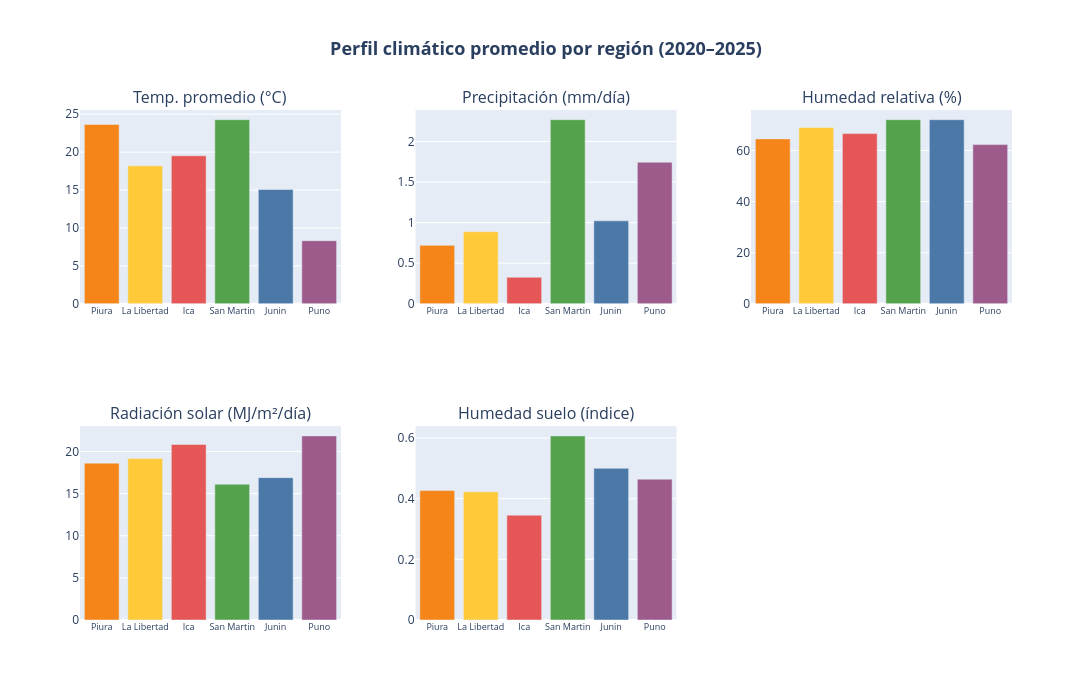
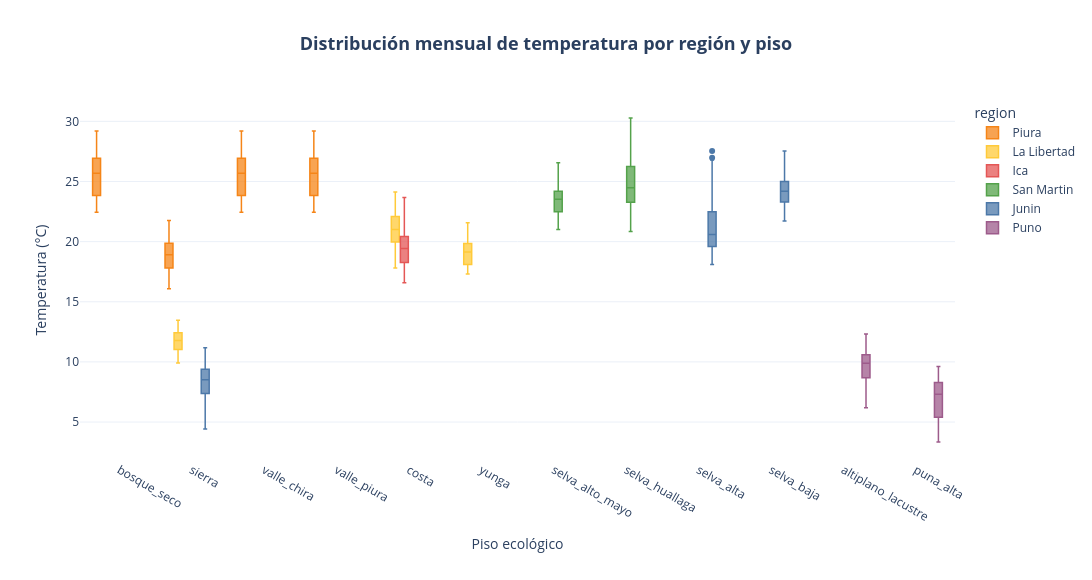

The notebook cell saved with these charts, in order:
### Markdown cell above
## 4. Perfil climático y variabilidad térmica por región

Medias 2020–2025 agregadas a nivel región (no por unidad, para evitar saturación visual).

### Code cell
from plotly.subplots import make_subplots

clima_region = (
    df.groupby("region", observed=True)[CLIMA_EDA].mean()
    .reset_index()
    .melt(id_vars="region", var_name="variable", value_name="valor")
)

# Subplot explicito (no facet de px): temp/precip/humedad/radiacion/suelo tienen
# unidades y escalas muy distintas (ej. humedad_relativa ~80 vs precipitacion ~0.5);
# cada panel es una variable con su propio eje x (region) e y (su unidad), para
# que cada mini-grafico se lea solo, con titulo y ejes propios.
NOMBRES_CLIMA = {
    "temp_promedio": "Temp. promedio (°C)",
    "precipitacion": "Precipitación (mm/día)",
    "humedad_relativa": "Humedad relativa (%)",
    "radiacion_solar": "Radiación solar (MJ/m²/día)",
    "humedad_suelo": "Humedad suelo (índice)",
}
clima_region["variable"] = clima_region["variable"].map(NOMBRES_CLIMA)
variables_clima = list(NOMBRES_CLIMA.values())

ncols = 3
nrows = -(-len(variables_clima) // ncols)
fig = make_subplots(rows=nrows, cols=ncols, subplot_titles=variables_clima,
                     horizontal_spacing=0.08, vertical_spacing=0.24)
for i, var_nombre in enumerate(variables_clima):
    sub = (clima_region[clima_region["variable"] == var_nombre]
           .set_index("region").reindex(REGION_ORDER))
    row, col = i // ncols + 1, i % ncols + 1
    fig.add_trace(
        go.Bar(x=REGION_ORDER, y=sub["valor"],
               marker_color=[REGION_COLORS[r] for r in REGION_ORDER], showlegend=False),
        row=row, col=col,
    )
fig.update_xaxes(tickangle=0, tickfont=dict(size=9))
fig.update_layout(
    title=titulo_centrado("Perfil climático promedio por región (2020–2025)"),
    width=1300, height=700, margin=dict(t=110),
)
guardar(fig, "eda_regional_perfil_climatico")
fig.show()

# x = piso (sin facet) para no multiplicar paneles y evitar etiquetas superpuestas
fig = px.box(
    df, x="piso_ecologico", y="temp_promedio", color="region", boxmode="group",
    color_discrete_map=REGION_COLORS, category_orders={"region": REGION_ORDER},
    labels={"piso_ecologico": "Piso ecológico", "temp_promedio": "Temperatura (°C)"},
)
# por defecto Plotly rellena las cajas con una version mas tenue del color de linea;
# se fija fillcolor explicito para que tengan el mismo peso visual que las barras
# de los demas graficos (misma paleta REGION_COLORS, ya no solo el contorno).
for trace in fig.data:
    trace.fillcolor = hex_a_rgba(trace.marker.color, 0.75)
    trace.line = dict(color=trace.marker.color, width=1.5)
fig.update_layout(
    title=titulo_centrado("Distribución mensual de temperatura por región y piso"),
    margin=dict(b=120, t=100), width=1300, height=580,
    boxgap=0.25, boxgroupgap=0.12,
)
fig.update_xaxes(tickangle=30)
guardar(fig, "eda_regional_boxplot_temp")
fig.show()

### Figure 1 — Plotly figure (JSON) as saved in the notebook; plotly's stock layout.template omitted (floating-point values rounded to 4 significant figures)
{"data": [{"marker": {"color": ["#F58518", "#FFCA3A", "#E45756", "#54A24B", "#4C78A8", "#9D5B8B"]}, "showlegend": false, "type": "bar", "x": ["Piura", "La Libertad", "Ica", "San Martin", "Junin", "Puno"], "xaxis": "x", "y": [23.65, 18.18, 19.51, 24.27, 15.07, 8.318], "yaxis": "y"}, {"marker": {"color": ["#F58518", "#FFCA3A", "#E45756", "#54A24B", "#4C78A8", "#9D5B8B"]}, "showlegend": false, "type": "bar", "x": ["Piura", "La Libertad", "Ica", "San Martin", "Junin", "Puno"], "xaxis": "x2", "y": [0.72, 0.8883, 0.3271, 2.268, 1.022, 1.744], "yaxis": "y2"}, {"marker": {"color": ["#F58518", "#FFCA3A", "#E45756", "#54A24B", "#4C78A8", "#9D5B8B"]}, "showlegend": false, "type": "bar", "x": ["Piura", "La Libertad", "Ica", "San Martin", "Junin", "Puno"], "xaxis": "x3", "y": [64.53, 68.98, 66.59, 72.04, 72.04, 62.3], "yaxis": "y3"}, {"marker": {"color": ["#F58518", "#FFCA3A", "#E45756", "#54A24B", "#4C78A8", "#9D5B8B"]}, "showlegend": false, "type": "bar", "x": ["Piura", "La Libertad", "Ica", "San Martin", "Junin", "Puno"], "xaxis": "x4", "y": [18.61, 19.15, 20.83, 16.12, 16.89, 21.84], "yaxis": "y4"}, {"marker": {"color": ["#F58518", "#FFCA3A", "#E45756", "#54A24B", "#4C78A8", "#9D5B8B"]}, "showlegend": false, "type": "bar", "x": ["Piura", "La Libertad", "Ica", "San Martin", "Junin", "Puno"], "xaxis": "x5", "y": [0.4266, 0.4226, 0.3456, 0.607, 0.5001, 0.4644], "yaxis": "y5"}], "layout": {"annotations": [{"font": {"size": 16}, "showarrow": false, "text": "Temp. promedio (°C)", "x": 0.14, "xanchor": "center", "xref": "paper", "y": 1.0, "yanchor": "bottom", "yref": "paper"}, {"font": {"size": 16}, "showarrow": false, "text": "Precipitación (mm/día)", "x": 0.5, "xanchor": "center", "xref": "paper", "y": 1.0, "yanchor": "bottom", "yref": "paper"}, {"font": {"size": 16}, "showarrow": false, "text": "Humedad relativa (%)", "x": 0.86, "xanchor": "center", "xref": "paper", "y": 1.0, "yanchor": "bottom", "yref": "paper"}, {"font": {"size": 16}, "showarrow": false, "text": "Radiación solar (MJ/m²/día)", "x": 0.14, "xanchor": "center", "xref": "paper", "y": 0.38, "yanchor": "bottom", "yref": "paper"}, {"font": {"size": 16}, "showarrow": false, "text": "Humedad suelo (índice)", "x": 0.5, "xanchor": "center", "xref": "paper", "y": 0.38, "yanchor": "bottom", "yref": "paper"}], "height": 700, "margin": {"t": 110}, "title": {"font": {"size": 18}, "text": "<b>Perfil climático promedio por región (2020–2025)</b>", "x": 0.5, "xanchor": "center"}, "width": 1300, "xaxis": {"anchor": "y", "domain": [0.0, 0.28], "tickangle": 0, "tickfont": {"size": 9}}, "xaxis2": {"anchor": "y2", "domain": [0.36, 0.64], "tickangle": 0, "tickfont": {"size": 9}}, "xaxis3": {"anchor": "y3", "domain": [0.72, 1.0], "tickangle": 0, "tickfont": {"size": 9}}, "xaxis4": {"anchor": "y4", "domain": [0.0, 0.28], "tickangle": 0, "tickfont": {"size": 9}}, "xaxis5": {"anchor": "y5", "domain": [0.36, 0.64], "tickangle": 0, "tickfont": {"size": 9}}, "xaxis6": {"anchor": "y6", "domain": [0.72, 1.0], "tickangle": 0, "tickfont": {"size": 9}}, "yaxis": {"anchor": "x", "domain": [0.62, 1.0]}, "yaxis2": {"anchor": "x2", "domain": [0.62, 1.0]}, "yaxis3": {"anchor": "x3", "domain": [0.62, 1.0]}, "yaxis4": {"anchor": "x4", "domain": [0.0, 0.38]}, "yaxis5": {"anchor": "x5", "domain": [0.0, 0.38]}, "yaxis6": {"anchor": "x6", "domain": [0.0, 0.38]}}}

### Figure 2 — Plotly figure (JSON) as saved in the notebook; plotly's stock layout.template omitted (floating-point values rounded to 4 significant figures; data arrays with more than 128 entries replaced by an {"elided": "..."} marker saying what was removed)
{"data": [{"alignmentgroup": "True", "fillcolor": "rgba(245,133,24,0.75)", "hovertemplate": "region=Piura<br>Piso ecológico=%{x}<br>Temperatura (°C)=%{y}<extra></extra>", "legendgroup": "Piura", "line": {"color": "#F58518", "width": 1.5}, "marker": {"color": "#F58518"}, "name": "Piura", "notched": false, "offsetgroup": "Piura", "orientation": "v", "showlegend": true, "type": "box", "x": {"elided": "504 str values"}, "x0": " ", "xaxis": "x", "y": {"elided": "504 float values"}, "y0": " ", "yaxis": "y"}, {"alignmentgroup": "True", "fillcolor": "rgba(255,202,58,0.75)", "hovertemplate": "region=La Libertad<br>Piso ecológico=%{x}<br>Temperatura (°C)=%{y}<extra></extra>", "legendgroup": "La Libertad", "line": {"color": "#FFCA3A", "width": 1.5}, "marker": {"color": "#FFCA3A"}, "name": "La Libertad", "notched": false, "offsetgroup": "La Libertad", "orientation": "v", "showlegend": true, "type": "box", "x": {"elided": "288 str values"}, "x0": " ", "xaxis": "x", "y": {"elided": "288 float values"}, "y0": " ", "yaxis": "y"}, {"alignmentgroup": "True", "fillcolor": "rgba(228,87,86,0.75)", "hovertemplate": "region=Ica<br>Piso ecológico=%{x}<br>Temperatura (°C)=%{y}<extra></extra>", "legendgroup": "Ica", "line": {"color": "#E45756", "width": 1.5}, "marker": {"color": "#E45756"}, "name": "Ica", "notched": false, "offsetgroup": "Ica", "orientation": "v", "showlegend": true, "type": "box", "x": {"elided": "432 str values"}, "x0": " ", "xaxis": "x", "y": {"elided": "432 float values"}, "y0": " ", "yaxis": "y"}, {"alignmentgroup": "True", "fillcolor": "rgba(84,162,75,0.75)", "hovertemplate": "region=San Martin<br>Piso ecológico=%{x}<br>Temperatura (°C)=%{y}<extra></extra>", "legendgroup": "San Martin", "line": {"color": "#54A24B", "width": 1.5}, "marker": {"color": "#54A24B"}, "name": "San Martin", "notched": false, "offsetgroup": "San Martin", "orientation": "v", "showlegend": true, "type": "box", "x": {"elided": "216 str values"}, "x0": " ", "xaxis": "x", "y": {"elided": "216 float values"}, "y0": " ", "yaxis": "y"}, {"alignmentgroup": "True", "fillcolor": "rgba(76,120,168,0.75)", "hovertemplate": "region=Junin<br>Piso ecológico=%{x}<br>Temperatura (°C)=%{y}<extra></extra>", "legendgroup": "Junin", "line": {"color": "#4C78A8", "width": 1.5}, "marker": {"color": "#4C78A8"}, "name": "Junin", "notched": false, "offsetgroup": "Junin", "orientation": "v", "showlegend": true, "type": "box", "x": {"elided": "720 str values"}, "x0": " ", "xaxis": "x", "y": {"elided": "720 float values"}, "y0": " ", "yaxis": "y"}, {"alignmentgroup": "True", "fillcolor": "rgba(157,91,139,0.75)", "hovertemplate": "region=Puno<br>Piso ecológico=%{x}<br>Temperatura (°C)=%{y}<extra></extra>", "legendgroup": "Puno", "line": {"color": "#9D5B8B", "width": 1.5}, "marker": {"color": "#9D5B8B"}, "name": "Puno", "notched": false, "offsetgroup": "Puno", "orientation": "v", "showlegend": true, "type": "box", "x": {"elided": "288 str values"}, "x0": " ", "xaxis": "x", "y": {"elided": "288 float values"}, "y0": " ", "yaxis": "y"}], "layout": {"boxgap": 0.25, "boxgroupgap": 0.12, "boxmode": "group", "height": 580, "legend": {"title": {"text": "region"}, "tracegroupgap": 0}, "margin": {"b": 120, "t": 100}, "title": {"font": {"size": 18}, "text": "<b>Distribución mensual de temperatura por región y piso</b>", "x": 0.5, "xanchor": "center"}, "width": 1300, "xaxis": {"anchor": "y", "domain": [0.0, 1.0], "tickangle": 30, "title": {"text": "Piso ecológico"}}, "yaxis": {"anchor": "x", "domain": [0.0, 1.0], "title": {"text": "Temperatura (°C)"}}}}
